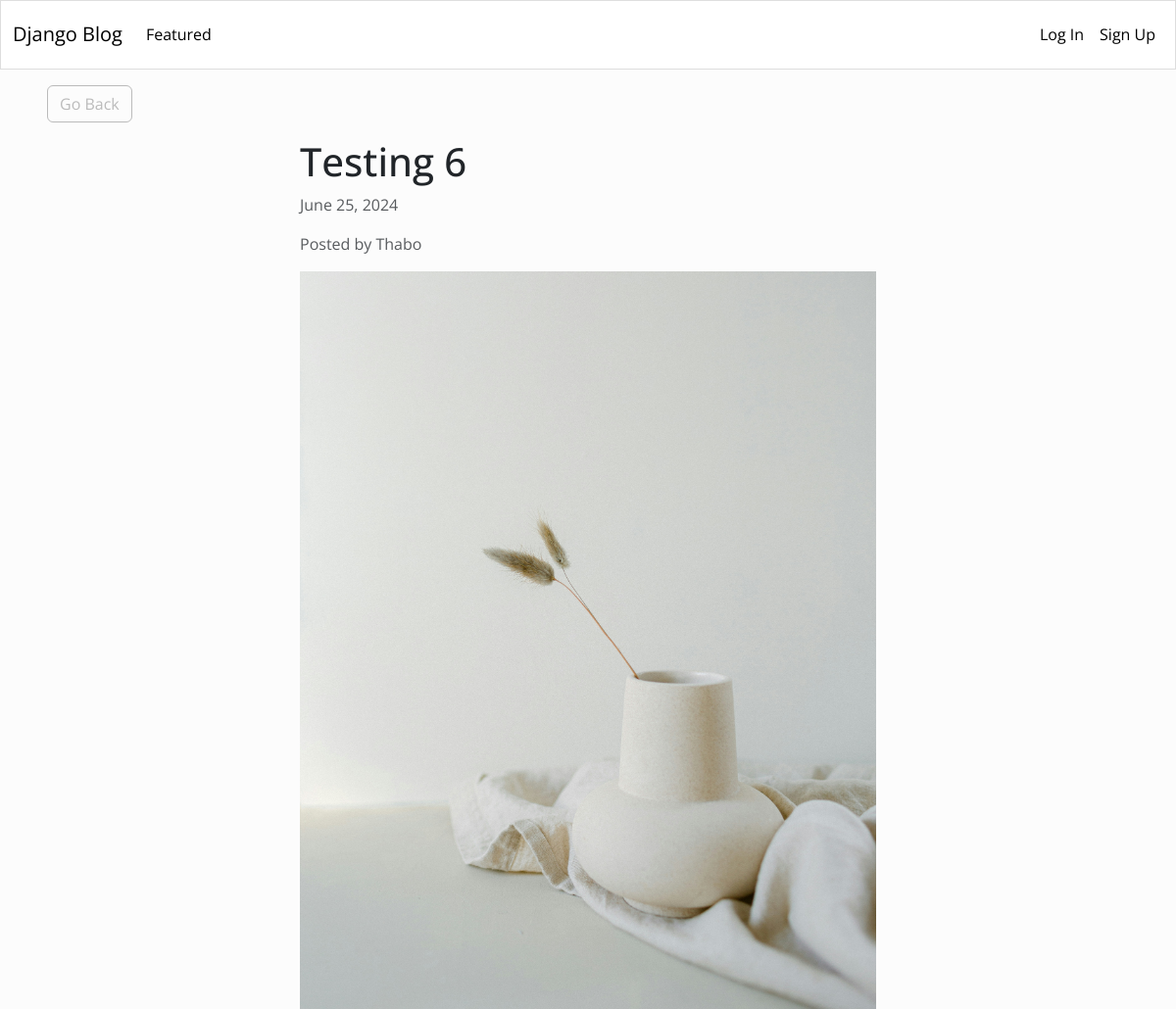
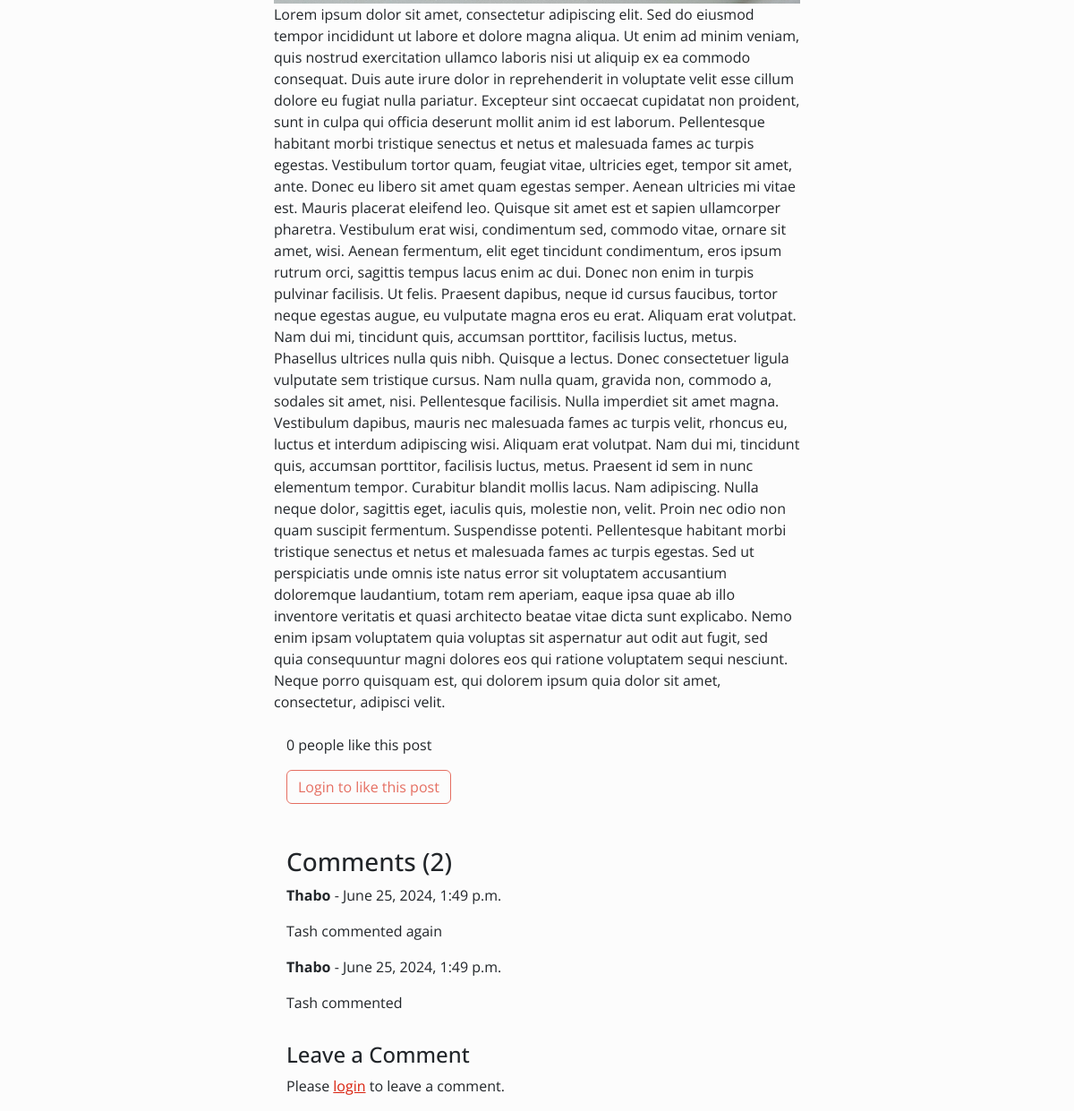
Page /blog/8/ on the committed database (2 pictures, top to bottom).
### blog/models.py (models this page shows, shortened)
class Article(models.Model):
    title = models.CharField(max_length=255)
    content = HTMLField()
    date = models.DateField(auto_now_add=True)
    author = models.ForeignKey(User, on_delete=models.CASCADE)
    featured = models.BooleanField(default=False)
    likes = models.ManyToManyField(User, related_name='likes', blank=True)
    image = models.ImageField(upload_to='images/', blank=True, null=True)

class Comment(models.Model):
    article = models.ForeignKey(Article, related_name='comments', on_delete=models.CASCADE)
    author = models.ForeignKey(User, on_delete=models.CASCADE)
    content = models.TextField()
    date = models.DateTimeField(auto_now_add=True)

### blog/views.py (the view)
# urls.py: path('<int:pk>/', DetailArcticleView.as_view(), name='detail_article'),
class DetailArcticleView(DetailView):
    model = Article
    template_name = 'blog/blog_post.html'
    def get_context_data(self, *args, **kwargs):
        context = super(DetailArcticleView, self).get_context_data(*args, **kwargs)
        context['liked_by_user'] = False
        article = Article.objects.get(id=self.kwargs.get('pk'))
        if article.likes.filter(pk=self.request.user.id).exists():
            context['liked_by_user'] = True
        context['comments'] = Comment.objects.filter(article=article).order_by('-date')
        context['comment_form'] = CommentForm()
        context['comment_count'] = Comment.objects.filter(article=article).count()
        return context

### blog/templates/blog/blog_post.html (shortened to what this page needs)
{% extends "blog/blog_base.html" %}
{% block content %}
<div class="row">
    <div class="col-md-4 col-12 mx-md-5 mx-2 mt-md-3 my-3">
        <a href="{% url 'blog_home' %}" class="btn btn-outline-secondary">Go Back</a>
    </div>
</div>
<div class="row">
    <div class="col-md-6 col-11 mx-md-auto mb-3 pb-2 mx-3">
        <h1>{{ object.title }}</h1>
        <p class="text-muted">{{ object.date }}</p>
        <p class="text-muted">Posted by {{ object.author.username }}</p>
        {% if object.image %}
            <img src="{{ object.image.url }}" class="img-fluid" alt="{{ object.title }}">
        {% endif %}
        <div>
            {{ object.content|safe }}
        </div>
    </div>
</div>
<div class="row mx-md-0 px-3">
    <div class="col-md-6 col-12 mx-md-auto mx-3">
        {% if object.likes.count == 1 %}
            <p>{{ object.likes.count }} person likes this post</p>
        {% else %}
            <p>{{ object.likes.count }} people like this post</p>
        {% endif %}
        {% if request.user.is_authenticated %}
            {% if liked_by_user %}
                <form method="POST" action="{% url 'like_article' object.id %}">
                    {% csrf_token %}
                    <button class="btn btn-outline-primary"><ion-icon name="heart-dislike-outline"></ion-icon> Unlike this post</button>
                </form>
            {% else %}
                <form method="POST" action="{% url 'like_article' object.id %}">
                    {% csrf_token %}
                    <button class="btn btn-outline-primary"><ion-icon name="heart-outline"></ion-icon> Like this post</button>
                </form>
            {% endif %}
        {% else %}
        <button class="btn btn-outline-primary" disabled> Login to like this post</button>
        {% endif %}
    </div>
</div>
<div class="row mx-md-0 px-3 mt-5">
    <div class="col-md-6 col-12 mx-md-auto mx-3">
        <h3>Comments ({{ comment_count }})</h3>
        {% for comment in comments %}
            <div class="mb-2">
                <p><strong>{{ comment.author.username }}</strong> - {{ comment.date|date:"F j, Y, g:i a" }}</p>
                <p>{{ comment.content }}</p>
            </div>
        {% endfor %}
    </div>
</div>
<div class="row mx-md-0 px-3 mt-3">
    <div class="col-md-6 col-12 mx-md-auto mx-3">
        <h4>Leave a Comment</h4>
        {% if request.user.is_authenticated %}
            <form method="post" action="{% url 'add_comment' object.id %}">
                {% csrf_token %}
                {{ comment_form.as_p }}
                <button type="submit" class="btn btn-primary">Submit Comment</button>
            </form>
        {% else %}
            <p>Please <a href="{% url 'login' %}">login</a> to leave a comment.</p>
        {% endif %}
    </div>
</div>
{% endblock %}

### rows in the picture
Article: title "Testing 6", date "June 25, 2024", author.username "Thabo", image (picture), content "Lorem ipsum dolor sit amet, consectetur adipiscing elit. Sed do eiusmod tempor incididunt ut labore et dolore magna aliqua. Ut enim ad minim veniam, quis nostrud exercitation ullamco laboris nisi ut aliquip ex ea commodo consequat. Duis aute irure dolor in reprehenderit in voluptate velit esse cillum dolore eu fugiat nulla pariatur. Excepteur sint occaecat cupidatat non proident, sunt in culpa qui officia deserunt mollit anim id est laborum. Pellentesque habitant morbi tristique senectus et netus et malesuada fames ac turpis egestas. Vestibulum tortor quam, feugiat vitae, ultricies eget, tempor sit amet, ante. Donec eu libero sit amet quam egestas semper. Aenean ultricies mi vitae est.…", likes.count "0"
Comment: author.username "Thabo", date "June 25, 2024, 1:49 p.m.", content "Tash commented again"
Comment: author.username "Thabo", date "June 25, 2024, 1:49 p.m.", content "Tash commented"

### other values in the picture
{{ comment_count }} "2"
